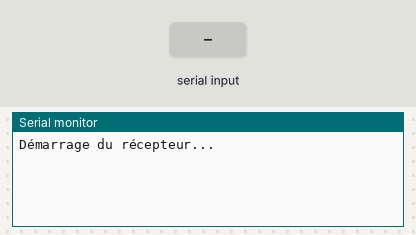
Recording of a program running on a simulated Arduino Mega 2560, built with avr-gcc and run on an emulated ATmega2560. Parts: the last lines printed to the serial monitor. Inputs (shaded band) come from the test bench.

Above: at 1.2 s.
1.3 s: "1" received over the second serial link
At 2.5 s:
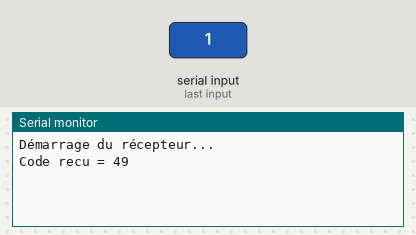
2.8 s: "0" received over the second serial link
At 3.8 s:
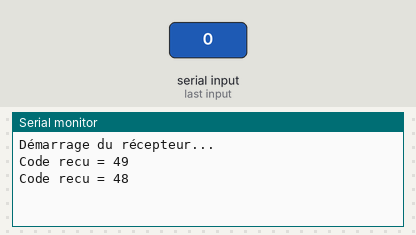
4.3 s: "2" received over the second serial link
At 5.0 s:
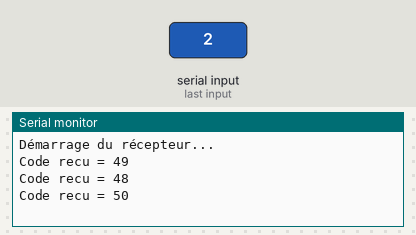

The program:

main.cpp
```cpp
/*
 Code du RECEPTEUR - sur le Mega
*/

#include <Arduino.h>
#include <SoftwareSerial.h>

#define UART_VITESSE        9600
// Le UNO et le MEGA sont reliés par les ports D6/D7 <-> D11/D10
// ATTENTION aux ports disponibles sur le MEGA pour SoftwareSerial
#define UART_RX             10
#define UART_TX             11

SoftwareSerial recepteur(UART_TX, UART_RX); // l'inverse du transmetteur

// --------------------------------------------------------
void setup() {
  Serial.begin(UART_VITESSE);
  Serial.println("Démarrage du récepteur...");
  recepteur.begin(UART_VITESSE);
}

// --------------------------------------------------------
void loop() {
  byte unCode;
  if (recepteur.available()) {
    unCode = recepteur.read();
    // afficher la valeur du byte reçu
    Serial.print("Code recu = ");
    Serial.println(unCode);
   } // si byte disponible sur le UART
}
```

Measured:
- after the input at 1.3 s, the serial monitor: prints a new line at once (image 1)
- after the input at 2.8 s, the serial monitor: prints a new line at once (image 2)
- after the input at 4.3 s, the serial monitor: prints a new line at once (image 3)
